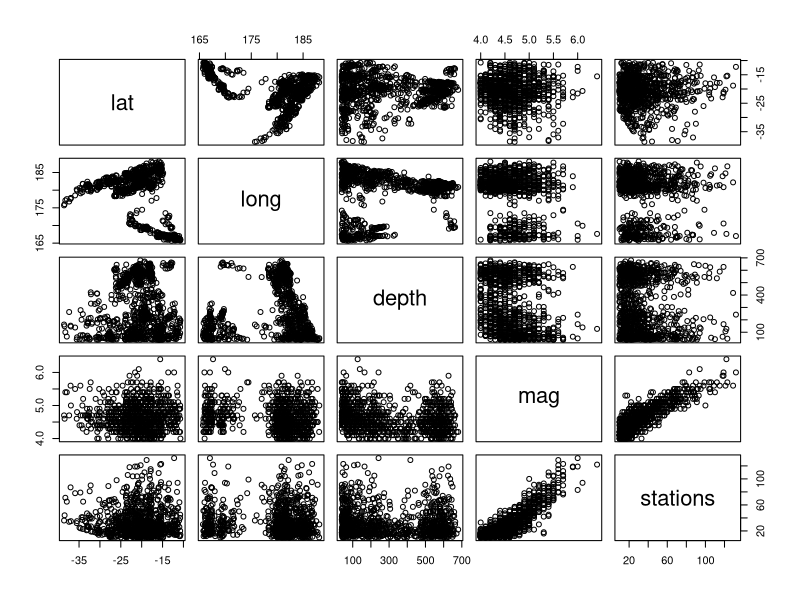
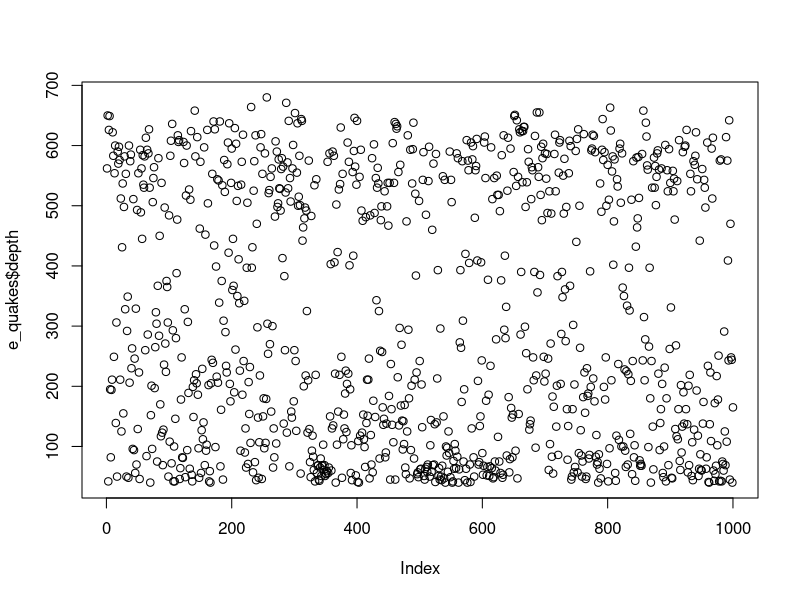
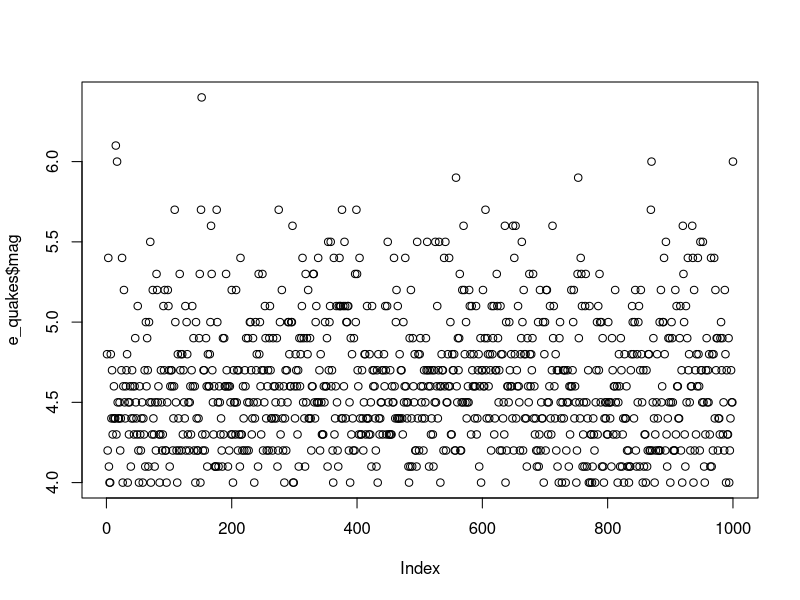
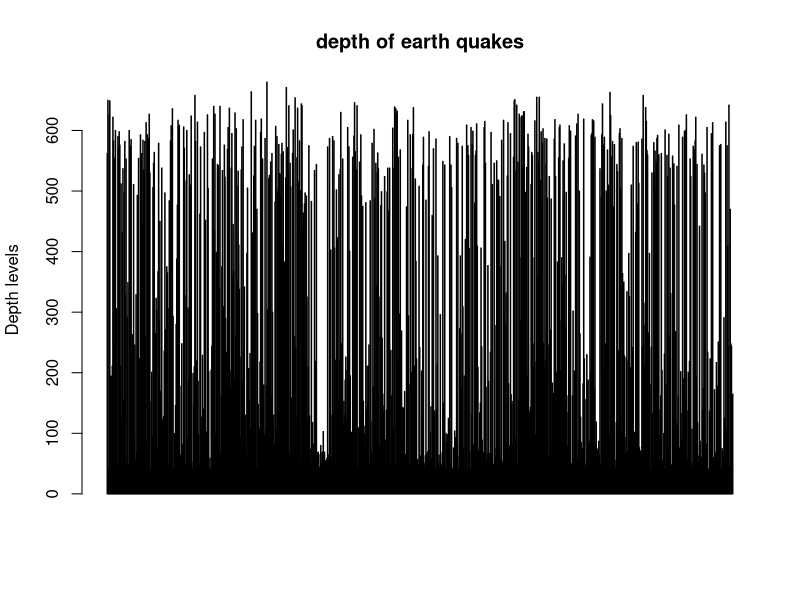
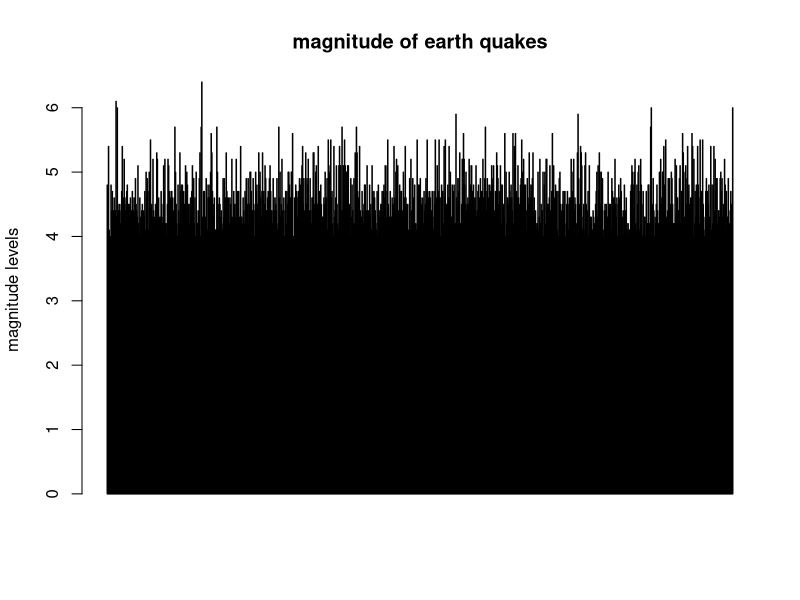
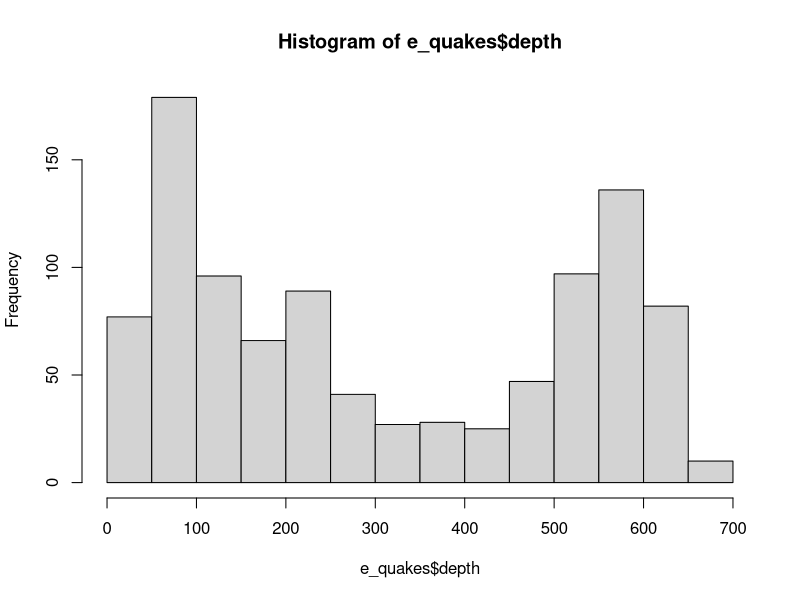
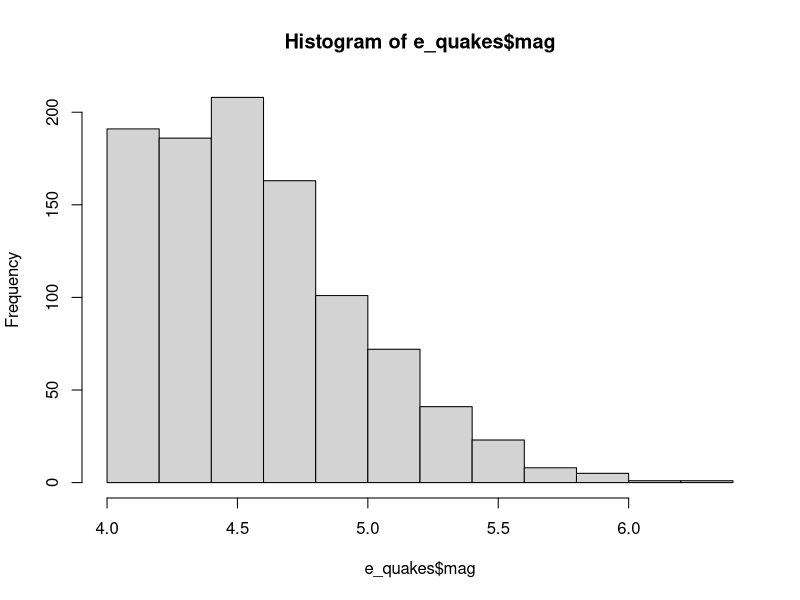
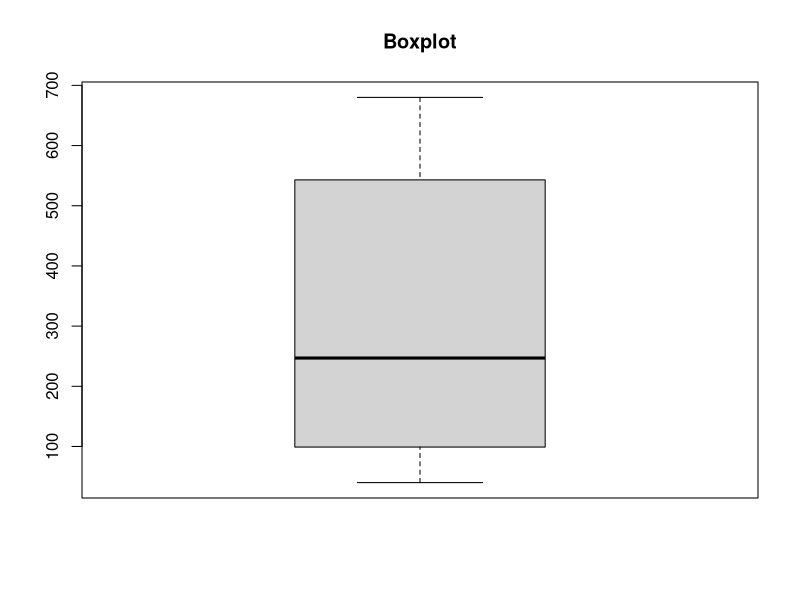

The R source for these figures, in order: (Note: this script raises an error after producing the figures.)
e_quakes<-datasets::quakes
# finding standard deviation
sd(e_quakes$mag,na.rm = T)
# top and bottom rows
head(e_quakes,15)
tail(e_quakes,15)

#summary of data
summary(e_quakes)
summary(e_quakes$depth)
summary(e_quakes$mag)

#col data
e_quakes[,c(3,4)]
summary(e_quakes[,3])
summary(e_quakes[,4])

#plots
plot(e_quakes)
plot(e_quakes$depth)
plot(e_quakes$mag)


#Horizontal Bar plot
barplot(e_quakes$depth, main = 'depth of earth quakes',
        ylab = 'Depth levels', col= 'blue',horiz = F,axes=T)
barplot(e_quakes$mag, main = 'magnitude of earth quakes',
        ylab = 'magnitude levels', col= 'blue',horiz = F,axes=T)

#Histogram
hist(e_quakes$depth) 
hist(e_quakes$mag)     

#Single box plot
boxplot(e_quakes$depth,main="Boxplot")
boxplot(e_quakes$mag,main="Boxplot")

# Multiple box plots
boxplot(e_quakes[,3:4],main='Multiple')


#Variance
var(e_quakes$depth)
var(e_quakes$mag)

#skewness
skewness(e_quakes$depth)
skewness(e_quakes$mag)
skew
#kurtosis
kurtosis(e_quakes$depth)
kurtosis(e_quakes$mag)

